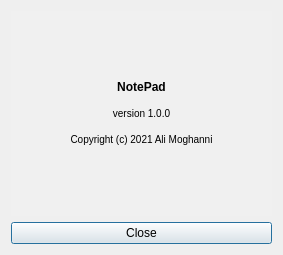
<?xml version="1.0" encoding="UTF-8"?>
<ui version="4.0">
 <class>MyDialog</class>
 <widget class="QDialog" name="MyDialog">
  <property name="geometry">
   <rect>
    <x>0</x>
    <y>0</y>
    <width>283</width>
    <height>255</height>
   </rect>
  </property>
  <property name="windowTitle">
   <string>Dialog</string>
  </property>
  <layout class="QVBoxLayout" name="verticalLayout">
   <item>
    <widget class="QLabel" name="label">
     <property name="palette">
      <palette>
       <active>
        <colorrole role="WindowText">
         <brush brushstyle="SolidPattern">
          <color alpha="255">
           <red>0</red>
           <green>0</green>
           <blue>0</blue>
          </color>
         </brush>
        </colorrole>
        <colorrole role="Button">
         <brush brushstyle="SolidPattern">
          <color alpha="255">
           <red>240</red>
           <green>240</green>
           <blue>240</blue>
          </color>
         </brush>
        </colorrole>
        <colorrole role="Light">
         <brush brushstyle="SolidPattern">
          <color alpha="255">
           <red>255</red>
           <green>255</green>
           <blue>255</blue>
          </color>
         </brush>
        </colorrole>
        <colorrole role="Midlight">
         <brush brushstyle="SolidPattern">
          <color alpha="255">
           <red>227</red>
           <green>227</green>
           <blue>227</blue>
          </color>
         </brush>
        </colorrole>
        <colorrole role="Dark">
         <brush brushstyle="SolidPattern">
          <color alpha="255">
           <red>160</red>
           <green>160</green>
           <blue>160</blue>
          </color>
         </brush>
        </colorrole>
        <colorrole role="Mid">
         <brush brushstyle="SolidPattern">
          <color alpha="255">
           <red>160</red>
           <green>160</green>
           <blue>160</blue>
          </color>
         </brush>
        </colorrole>
        <colorrole role="Text">
         <brush brushstyle="SolidPattern">
          <color alpha="255">
           <red>0</red>
           <green>0</green>
           <blue>0</blue>
          </color>
         </brush>
        </colorrole>
        <colorrole role="BrightText">
         <brush brushstyle="SolidPattern">
          <color alpha="255">
           <red>255</red>
           <green>255</green>
           <blue>255</blue>
          </color>
         </brush>
        </colorrole>
        <colorrole role="ButtonText">
         <brush brushstyle="SolidPattern">
          <color alpha="255">
           <red>0</red>
           <green>0</green>
           <blue>0</blue>
          </color>
         </brush>
        </colorrole>
        <colorrole role="Base">
         <brush brushstyle="SolidPattern">
          <color alpha="255">
           <red>255</red>
           <green>255</green>
           <blue>255</blue>
          </color>
         </brush>
        </colorrole>
        <colorrole role="Window">
         <brush brushstyle="SolidPattern">
          <color alpha="255">
           <red>255</red>
           <green>255</green>
           <blue>255</blue>
          </color>
         </brush>
        </colorrole>
        <colorrole role="Shadow">
         <brush brushstyle="SolidPattern">
          <color alpha="255">
           <red>105</red>
           <green>105</green>
           <blue>105</blue>
          </color>
         </brush>
        </colorrole>
        <colorrole role="Highlight">
         <brush brushstyle="SolidPattern">
          <color alpha="255">
           <red>0</red>
           <green>120</green>
           <blue>215</blue>
          </color>
         </brush>
        </colorrole>
        <colorrole role="HighlightedText">
         <brush brushstyle="SolidPattern">
          <color alpha="255">
           <red>255</red>
           <green>255</green>
           <blue>255</blue>
          </color>
         </brush>
        </colorrole>
        <colorrole role="Link">
         <brush brushstyle="SolidPattern">
          <color alpha="255">
           <red>0</red>
           <green>0</green>
           <blue>255</blue>
          </color>
         </brush>
        </colorrole>
        <colorrole role="LinkVisited">
         <brush brushstyle="SolidPattern">
          <color alpha="255">
           <red>255</red>
           <green>0</green>
           <blue>255</blue>
          </color>
         </brush>
        </colorrole>
        <colorrole role="AlternateBase">
         <brush brushstyle="SolidPattern">
          <color alpha="255">
           <red>233</red>
           <green>231</green>
           <blue>227</blue>
          </color>
         </brush>
        </colorrole>
        <colorrole role="NoRole">
         <brush brushstyle="SolidPattern">
          <color alpha="255">
           <red>0</red>
           <green>0</green>
           <blue>0</blue>
          </color>
         </brush>
        </colorrole>
        <colorrole role="ToolTipBase">
         <brush brushstyle="SolidPattern">
          <color alpha="255">
           <red>255</red>
           <green>255</green>
           <blue>220</blue>
          </color>
         </brush>
        </colorrole>
        <colorrole role="ToolTipText">
         <brush brushstyle="SolidPattern">
          <color alpha="255">
           <red>0</red>
           <green>0</green>
           <blue>0</blue>
          </color>
         </brush>
        </colorrole>
        <colorrole role="PlaceholderText">
         <brush brushstyle="SolidPattern">
          <color alpha="128">
           <red>0</red>
           <green>0</green>
           <blue>0</blue>
          </color>
         </brush>
        </colorrole>
       </active>
       <inactive>
        <colorrole role="WindowText">
         <brush brushstyle="SolidPattern">
          <color alpha="255">
           <red>0</red>
           <green>0</green>
           <blue>0</blue>
          </color>
         </brush>
        </colorrole>
        <colorrole role="Button">
         <brush brushstyle="SolidPattern">
          <color alpha="255">
           <red>240</red>
           <green>240</green>
           <blue>240</blue>
          </color>
         </brush>
        </colorrole>
        <colorrole role="Light">
         <brush brushstyle="SolidPattern">
          <color alpha="255">
           <red>255</red>
           <green>255</green>
           <blue>255</blue>
          </color>
         </brush>
        </colorrole>
        <colorrole role="Midlight">
         <brush brushstyle="SolidPattern">
          <color alpha="255">
           <red>227</red>
           <green>227</green>
           <blue>227</blue>
          </color>
         </brush>
        </colorrole>
        <colorrole role="Dark">
         <brush brushstyle="SolidPattern">
          <color alpha="255">
           <red>160</red>
           <green>160</green>
           <blue>160</blue>
          </color>
         </brush>
        </colorrole>
        <colorrole role="Mid">
         <brush brushstyle="SolidPattern">
          <color alpha="255">
           <red>160</red>
           <green>160</green>
           <blue>160</blue>
          </color>
         </brush>
        </colorrole>
        <colorrole role="Text">
         <brush brushstyle="SolidPattern">
          <color alpha="255">
           <red>0</red>
           <green>0</green>
           <blue>0</blue>
          </color>
         </brush>
        </colorrole>
        <colorrole role="BrightText">
         <brush brushstyle="SolidPattern">
          <color alpha="255">
           <red>255</red>
           <green>255</green>
           <blue>255</blue>
          </color>
         </brush>
        </colorrole>
        <colorrole role="ButtonText">
         <brush brushstyle="SolidPattern">
          <color alpha="255">
           <red>0</red>
           <green>0</green>
           <blue>0</blue>
          </color>
         </brush>
        </colorrole>
        <colorrole role="Base">
         <brush brushstyle="SolidPattern">
          <color alpha="255">
           <red>255</red>
           <green>255</green>
           <blue>255</blue>
          </color>
         </brush>
        </colorrole>
        <colorrole role="Window">
         <brush brushstyle="SolidPattern">
          <color alpha="255">
           <red>240</red>
           <green>240</green>
           <blue>240</blue>
          </color>
         </brush>
        </colorrole>
        <colorrole role="Shadow">
         <brush brushstyle="SolidPattern">
          <color alpha="255">
           <red>105</red>
           <green>105</green>
           <blue>105</blue>
          </color>
         </brush>
        </colorrole>
        <colorrole role="Highlight">
         <brush brushstyle="SolidPattern">
          <color alpha="255">
           <red>240</red>
           <green>240</green>
           <blue>240</blue>
          </color>
         </brush>
        </colorrole>
        <colorrole role="HighlightedText">
         <brush brushstyle="SolidPattern">
          <color alpha="255">
           <red>0</red>
           <green>0</green>
           <blue>0</blue>
          </color>
         </brush>
        </colorrole>
        <colorrole role="Link">
         <brush brushstyle="SolidPattern">
          <color alpha="255">
           <red>0</red>
           <green>0</green>
           <blue>255</blue>
          </color>
         </brush>
        </colorrole>
        <colorrole role="LinkVisited">
         <brush brushstyle="SolidPattern">
          <color alpha="255">
           <red>255</red>
           <green>0</green>
           <blue>255</blue>
          </color>
         </brush>
        </colorrole>
        <colorrole role="AlternateBase">
         <brush brushstyle="SolidPattern">
          <color alpha="255">
           <red>233</red>
           <green>231</green>
           <blue>227</blue>
          </color>
         </brush>
        </colorrole>
        <colorrole role="NoRole">
         <brush brushstyle="NoBrush">
          <color alpha="255">
           <red>0</red>
           <green>0</green>
           <blue>0</blue>
          </color>
         </brush>
        </colorrole>
        <colorrole role="ToolTipBase">
         <brush brushstyle="SolidPattern">
          <color alpha="255">
           <red>255</red>
           <green>255</green>
           <blue>220</blue>
          </color>
         </brush>
        </colorrole>
        <colorrole role="ToolTipText">
         <brush brushstyle="SolidPattern">
          <color alpha="255">
           <red>0</red>
           <green>0</green>
           <blue>0</blue>
          </color>
         </brush>
        </colorrole>
        <colorrole role="PlaceholderText">
         <brush brushstyle="SolidPattern">
          <color alpha="128">
           <red>0</red>
           <green>0</green>
           <blue>0</blue>
          </color>
         </brush>
        </colorrole>
       </inactive>
       <disabled>
        <colorrole role="WindowText">
         <brush brushstyle="SolidPattern">
          <color alpha="255">
           <red>120</red>
           <green>120</green>
           <blue>120</blue>
          </color>
         </brush>
        </colorrole>
        <colorrole role="Button">
         <brush brushstyle="SolidPattern">
          <color alpha="255">
           <red>240</red>
           <green>240</green>
           <blue>240</blue>
          </color>
         </brush>
        </colorrole>
        <colorrole role="Light">
         <brush brushstyle="SolidPattern">
          <color alpha="255">
           <red>255</red>
           <green>255</green>
           <blue>255</blue>
          </color>
         </brush>
        </colorrole>
        <colorrole role="Midlight">
         <brush brushstyle="SolidPattern">
          <color alpha="255">
           <red>247</red>
           <green>247</green>
           <blue>247</blue>
          </color>
         </brush>
        </colorrole>
        <colorrole role="Dark">
         <brush brushstyle="SolidPattern">
          <color alpha="255">
           <red>160</red>
           <green>160</green>
           <blue>160</blue>
          </color>
         </brush>
        </colorrole>
        <colorrole role="Mid">
         <brush brushstyle="SolidPattern">
          <color alpha="255">
           <red>160</red>
           <green>160</green>
           <blue>160</blue>
          </color>
         </brush>
        </colorrole>
        <colorrole role="Text">
         <brush brushstyle="SolidPattern">
          <color alpha="255">
           <red>120</red>
           <green>120</green>
           <blue>120</blue>
          </color>
         </brush>
        </colorrole>
        <colorrole role="BrightText">
         <brush brushstyle="SolidPattern">
          <color alpha="255">
           <red>255</red>
           <green>255</green>
           <blue>255</blue>
          </color>
         </brush>
        </colorrole>
        <colorrole role="ButtonText">
         <brush brushstyle="SolidPattern">
          <color alpha="255">
           <red>120</red>
           <green>120</green>
           <blue>120</blue>
          </color>
         </brush>
        </colorrole>
        <colorrole role="Base">
         <brush brushstyle="SolidPattern">
          <color alpha="255">
           <red>255</red>
           <green>255</green>
           <blue>255</blue>
          </color>
         </brush>
        </colorrole>
        <colorrole role="Window">
         <brush brushstyle="SolidPattern">
          <color alpha="255">
           <red>255</red>
           <green>255</green>
           <blue>255</blue>
          </color>
         </brush>
        </colorrole>
        <colorrole role="Shadow">
         <brush brushstyle="SolidPattern">
          <color alpha="255">
           <red>0</red>
           <green>0</green>
           <blue>0</blue>
          </color>
         </brush>
        </colorrole>
        <colorrole role="Highlight">
         <brush brushstyle="SolidPattern">
          <color alpha="255">
           <red>0</red>
           <green>120</green>
           <blue>215</blue>
          </color>
         </brush>
        </colorrole>
        <colorrole role="HighlightedText">
         <brush brushstyle="SolidPattern">
          <color alpha="255">
           <red>255</red>
           <green>255</green>
           <blue>255</blue>
          </color>
         </brush>
        </colorrole>
        <colorrole role="Link">
         <brush brushstyle="SolidPattern">
          <color alpha="255">
           <red>0</red>
           <green>0</green>
           <blue>255</blue>
          </color>
         </brush>
        </colorrole>
        <colorrole role="LinkVisited">
         <brush brushstyle="SolidPattern">
          <color alpha="255">
           <red>255</red>
           <green>0</green>
           <blue>255</blue>
          </color>
         </brush>
        </colorrole>
        <colorrole role="AlternateBase">
         <brush brushstyle="SolidPattern">
          <color alpha="255">
           <red>247</red>
           <green>247</green>
           <blue>247</blue>
          </color>
         </brush>
        </colorrole>
        <colorrole role="NoRole">
         <brush brushstyle="NoBrush">
          <color alpha="255">
           <red>0</red>
           <green>0</green>
           <blue>0</blue>
          </color>
         </brush>
        </colorrole>
        <colorrole role="ToolTipBase">
         <brush brushstyle="SolidPattern">
          <color alpha="255">
           <red>255</red>
           <green>255</green>
           <blue>220</blue>
          </color>
         </brush>
        </colorrole>
        <colorrole role="ToolTipText">
         <brush brushstyle="SolidPattern">
          <color alpha="255">
           <red>0</red>
           <green>0</green>
           <blue>0</blue>
          </color>
         </brush>
        </colorrole>
        <colorrole role="PlaceholderText">
         <brush brushstyle="SolidPattern">
          <color alpha="128">
           <red>0</red>
           <green>0</green>
           <blue>0</blue>
          </color>
         </brush>
        </colorrole>
       </disabled>
      </palette>
     </property>
     <property name="autoFillBackground">
      <bool>true</bool>
     </property>
     <property name="text">
      <string>&lt;!DOCTYPE HTML PUBLIC &quot;-//W3C//DTD HTML 4.0//EN&quot; &quot;http://www.w3.org/TR/REC-html40/strict.dtd&quot;&gt;
&lt;html&gt;&lt;head&gt;&lt;meta name=&quot;qrichtext&quot; content=&quot;1&quot; /&gt;&lt;meta charset=&quot;utf-8&quot; /&gt;&lt;style type=&quot;text/css&quot;&gt;
p, li { white-space: pre-wrap; }
&lt;/style&gt;&lt;/head&gt;&lt;body style=&quot; font-family:'Segoe UI'; font-size:9pt; font-weight:400; font-style:normal;&quot;&gt;
&lt;p align=&quot;center&quot; style=&quot; margin-top:0px; margin-bottom:0px; margin-left:0px; margin-right:0px; -qt-block-indent:0; text-indent:0px;&quot;&gt;&lt;span style=&quot; font-family:'MS Shell Dlg 2'; font-weight:600;&quot;&gt;NotePad&lt;/span&gt;&lt;/p&gt;
&lt;p align=&quot;center&quot; style=&quot;-qt-paragraph-type:empty; margin-top:0px; margin-bottom:0px; margin-left:0px; margin-right:0px; -qt-block-indent:0; text-indent:0px; font-family:'MS Shell Dlg 2'; font-size:7.8pt;&quot;&gt;&lt;br /&gt;&lt;/p&gt;
&lt;p align=&quot;center&quot; style=&quot; margin-top:0px; margin-bottom:0px; margin-left:0px; margin-right:0px; -qt-block-indent:0; text-indent:0px;&quot;&gt;&lt;span style=&quot; font-family:'MS Shell Dlg 2'; font-size:7.8pt;&quot;&gt;version 1.0.0&lt;/span&gt;&lt;/p&gt;
&lt;p align=&quot;center&quot; style=&quot;-qt-paragraph-type:empty; margin-top:0px; margin-bottom:0px; margin-left:0px; margin-right:0px; -qt-block-indent:0; text-indent:0px; font-family:'MS Shell Dlg 2'; font-size:7.8pt;&quot;&gt;&lt;br /&gt;&lt;/p&gt;
&lt;p align=&quot;center&quot; style=&quot; margin-top:0px; margin-bottom:0px; margin-left:0px; margin-right:0px; -qt-block-indent:0; text-indent:0px;&quot;&gt;&lt;span style=&quot; font-family:'MS Shell Dlg 2'; font-size:7.8pt;&quot;&gt;Copyright (c) 2021 Ali Moghanni&lt;/span&gt;&lt;/p&gt;&lt;/body&gt;&lt;/html&gt;</string>
     </property>
    </widget>
   </item>
   <item>
    <widget class="QPushButton" name="pushButton">
     <property name="text">
      <string>Close</string>
     </property>
    </widget>
   </item>
  </layout>
 </widget>
 <resources/>
 <connections>
  <connection>
   <sender>pushButton</sender>
   <signal>clicked()</signal>
   <receiver>MyDialog</receiver>
   <slot>accept()</slot>
   <hints>
    <hint type="sourcelabel">
     <x>168</x>
     <y>237</y>
    </hint>
    <hint type="destinationlabel">
     <x>168</x>
     <y>248</y>
    </hint>
   </hints>
  </connection>
 </connections>
</ui>
